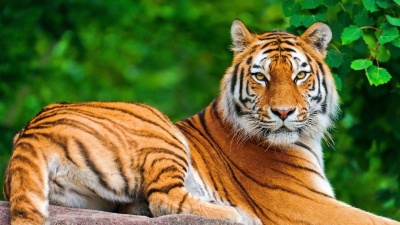
#> input picture Image_Fundamental/harimau.jpg, 400 x 225 px
$ jupyter execute Flipping.ipynb   (shell and % lines are left out)
#> lines starting #> are read from the running program, lines starting #| are printed output that depends on the picture
<a href="https://colab.research.google.com/github/Hwaulat/Tugas4/blob/main/Image_Fundamental/Flipping.ipynb" target="_parent"></a>

[cell 1]
# import the necessary packages
import matplotlib.pyplot as plt
import argparse
import imutils
import cv2

[cell 2]
def plt_imshow(title, image):
	# convert the image frame BGR to RGB color space and display it
	image = cv2.cvtColor(image, cv2.COLOR_BGR2RGB)
	plt.imshow(image)
	plt.title(title)
	plt.grid(False)
	plt.show()

[cell 3]
args = {
	"image": "harimau.jpg"
}

[cell 4]
image = cv2.imread(args["image"])
#> image is the input picture: shape (225, 400, 3); mean B, G, R 54, 109.8, 104.5
plt_imshow("Original", image)
# flip the image horizontally
print("[INFO] flipping image horizontally...")
flipped = cv2.flip(image, 1)
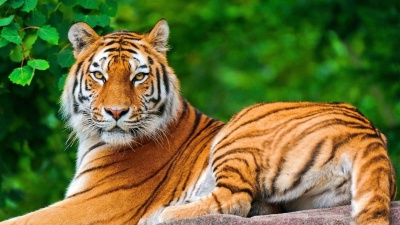
#> flipped: shape (225, 400, 3); mean B, G, R 54, 109.8, 104.5
plt_imshow("Flipped Horizontally", flipped)

[cell 5]
flipped = cv2.flip(image, 0)
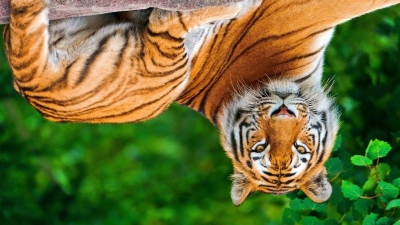
#> flipped: shape (225, 400, 3); mean B, G, R 54, 109.8, 104.5
print("[INFO] flipping image vertically...")
plt_imshow("Flipped Vertically", flipped)

[cell 6]
flipped = cv2.flip(image, -1)
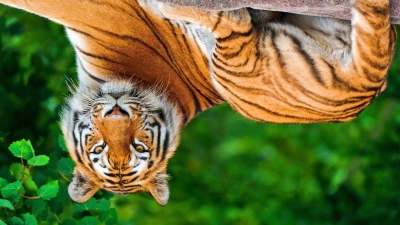
#> flipped: shape (225, 400, 3); mean B, G, R 54, 109.8, 104.5
print("[INFO] flipping image horizontally and vertically...")
plt_imshow("Flipped Horizontally & Vertically", flipped)
cv2.waitKey(0)
